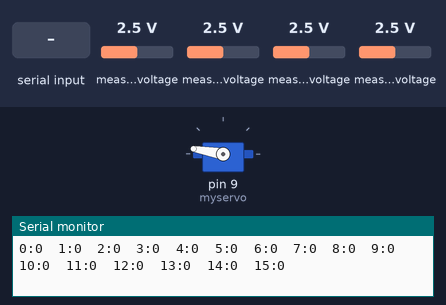
The sketch below on a simulated Arduino Uno, built with avr-gcc and run on an emulated ATmega328P. Parts: servo, the last lines printed to the serial monitor. The inputs (shaded band) are chosen by the test bench; at power-on: measured voltage 2.5 V.

Above: at 1.2 s.
1.3 s: "M90\n" received over Serial
At 2.2 s:
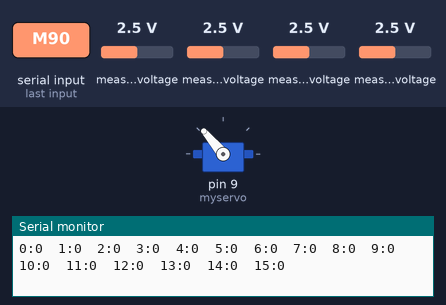
2.8 s: "M,45\n" received over Serial
At 3.6 s:
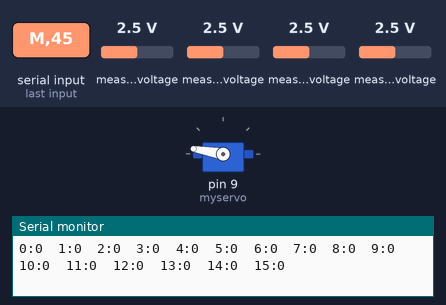
4.3 s: "M\n" received over Serial
At 5.0 s:
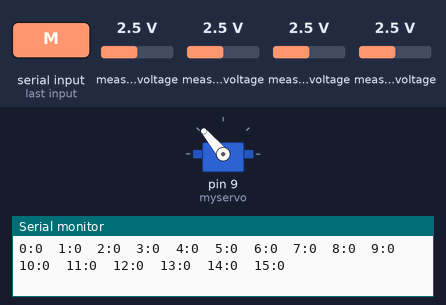
Timing chart, 0 to 7.3 s (numbered marks = the images above; inputs shaded):
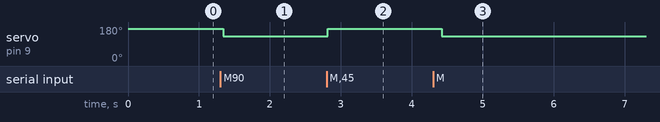

Measured:
- after the input at 1.3 s, servo on pin 9 (myservo): 170° → 130° at once
- after the input at 2.8 s, servo on pin 9 (myservo): 130° → 170° at once
- after the input at 4.3 s, servo on pin 9 (myservo): 170° → 130° after 0.12 s

The sketch:

v2_sensor_map.ino
```cpp
#include <Wire.h>
#include <Adafruit_ADS1X15.h>
#include <Servo.h>

Adafruit_ADS1115 ads1115a;
Adafruit_ADS1115 ads1115b;
Adafruit_ADS1115 ads1115c;
Adafruit_ADS1115 ads1115d;

/* Mapping name to the array of pressure sensors
 * See picture in Journal
 */

//SDA is green and pin A4
//SCL is yellow and pin A5
//Red 5V - Black GND

char incoming_data[3];//CMD,data
char ipt;
int n = 0;
bool streaming = 1;

Servo myservo;

int servo_open = 170;
int servo_close = 130;

int servo_state = servo_open;

void(* resetFunc) (void) = 0;

void setup(void)
{
  Serial.begin(115200);

  //ads1115a.begin();
  ads1115a.begin(0x49);
  ads1115b.begin(0x48);
  ads1115c.begin(0x4b);
  ads1115d.begin(0x4a);
  ads1115a.setGain(GAIN_ONE);
  ads1115b.setGain(GAIN_ONE);
  ads1115c.setGain(GAIN_ONE);
  ads1115d.setGain(GAIN_ONE);
  ads1115a.setDataRate(RATE_ADS1115_860SPS);
  ads1115b.setDataRate(RATE_ADS1115_860SPS);
  ads1115c.setDataRate(RATE_ADS1115_860SPS);
  ads1115d.setDataRate(RATE_ADS1115_860SPS);

  myservo.attach(9);  // attaches the servo on pin 9 to the servo object
  myservo.write(servo_state);
}

void loop(void)
{
  int16_t adc0, adc1, adc2, adc3, adc4, adc5, adc6, adc7, adc8, adc9, adc10, adc11, adc12, adc13, adc14, adc15;
  int tic;

  while(Serial.available()){
    ipt = char(Serial.read());
    //store ipt if not eot
    if(ipt!='\n'){
        if(n>2){
            n=0;
            continue;
        }
        incoming_data[n]=ipt;
        n++;
    }
    else{
        n=0;
        Serial.print("received\r\n");
        switch(incoming_data[0]){
            case 'R':
                Serial.print("done\r\n");
                delay(0.1);
                resetFunc();
                break;
            case 'N':
                Serial.print("Skin Sense\r\n");
                Serial.print("done\r\n");
                break;
            case 'S':
                streaming = incoming_data[1]-'0'; // 'S0' stopps streaming, 'S1' starts it
                Serial.print(incoming_data[1]);
                Serial.print('\n');
                Serial.print("done\r\n");
                break;
            case 'M':
                Serial.print('\n');
                servo_control();
                Serial.print("done\r\n");
                break;

            default:
                Serial.print("INVALID CMD\r\n");
                Serial.print("done\r\n");
                break;
        }
    }
  }
  if(streaming==1){
    tic = micros();
    adc0 = ads1115a.readADC_SingleEnded(0);
    adc1 = ads1115a.readADC_SingleEnded(1);
    adc2 = ads1115a.readADC_SingleEnded(2);
    adc3 = ads1115a.readADC_SingleEnded(3);
    adc4 = ads1115b.readADC_SingleEnded(0);
    adc5 = ads1115b.readADC_SingleEnded(1);
    adc6 = ads1115b.readADC_SingleEnded(2);
    adc7 = ads1115b.readADC_SingleEnded(3);
    adc8 = ads1115c.readADC_SingleEnded(0);
    adc9 = ads1115c.readADC_SingleEnded(1);
    adc10 = ads1115c.readADC_SingleEnded(2);
    adc11 = ads1115c.readADC_SingleEnded(3);
    adc12 = ads1115d.readADC_SingleEnded(0);
    adc13 = ads1115d.readADC_SingleEnded(1);
    adc14 = ads1115d.readADC_SingleEnded(2);
    adc15 = ads1115d.readADC_SingleEnded(3);
    //Serial.print("S\t"); Serial.print(micros()-tic); Serial.print("\t");
    Serial.print("0:"); Serial.print(adc0/100); Serial.print("\t");
    Serial.print("1:"); Serial.print(adc1/100); Serial.print("\t");
    Serial.print("2:"); Serial.print(adc2/100); Serial.print("\t");
    Serial.print("3:"); Serial.print(adc3/100); Serial.print("\t");
    Serial.print("4:"); Serial.print(adc4/100); Serial.print("\t");
    Serial.print("5:"); Serial.print(adc5/100); Serial.print("\t");
    Serial.print("6:"); Serial.print(adc6/100); Serial.print("\t");
    Serial.print("7:"); Serial.print(adc7/100); Serial.print("\t");
    Serial.print("8:"); Serial.print(adc8/100); Serial.print("\t");
    Serial.print("9:"); Serial.print(adc9/100); Serial.print("\t");
    Serial.print("10:"); Serial.print(adc10/100); Serial.print("\t");
    Serial.print("11:"); Serial.print(adc11/100); Serial.print("\t");
    Serial.print("12:"); Serial.print(adc12/100); Serial.print("\t");
    Serial.print("13:"); Serial.print(adc13/100); Serial.print("\t");
    Serial.print("14:"); Serial.print(adc14/100); Serial.print("\t");
    Serial.print("15:"); Serial.print(adc15/100); Serial.print("\r\n");
  }
  delay(1);
}


void servo_control(){
  if (servo_state == servo_open){
    myservo.write(servo_close);
    servo_state = servo_close;
  }
  else if (servo_state == servo_close){
    myservo.write(servo_open);
    servo_state = servo_open;
  }
}
```
